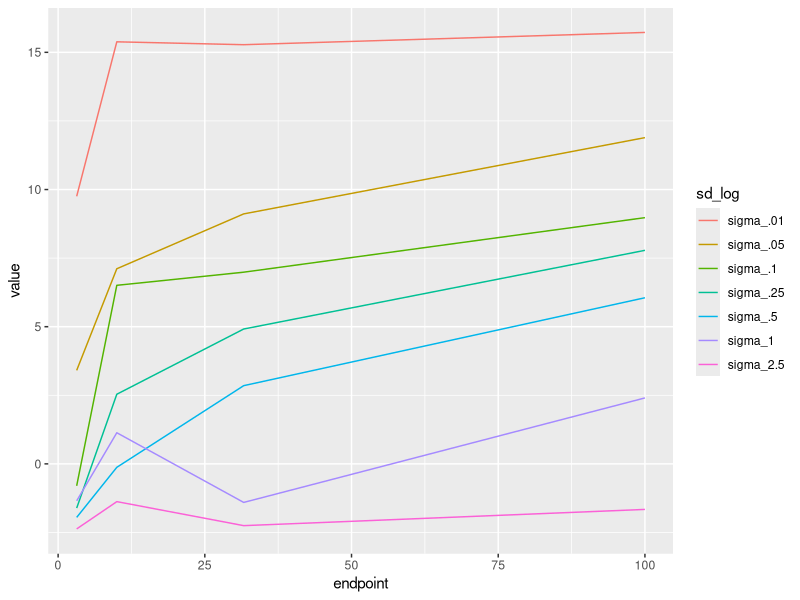

Source code (R):
library(tidyverse)
require(reshape2)

# To generate noisy data, we use a 1D power law model 
#with alpha = 1.5, xbar = 1, mu = .1, and rho = 10

powerfunction <- function(x){(gamma(2.5)/(2*pi))*sin(pi*1.5/2)*x^-2.5}
expfunction <- function(x){exp(-x)/(4*10*.1*1 + 1)}

num_sigma <- 8 # number of distinct noise strengths considered.  We want to see how differences in model log likelihoods vary with the amount of noise
index_to_sigma <- data.frame(1, num_sigma)   # relates integer index to noise in subset of data
Num_trials = 10
num_distance_points <- 3 # number of distinct spatial points in sample
num_point_spreads <- 4   # points are spread evenly across log distances.  
# each increment increases the point spread by half an order of magnitude, 10^.5
starting_point <- 1
# all sets of points start at starting_point
for(i in 1:num_sigma){       # defines index to sigma
if(i == 1){index_to_sigma[1, i] = 0} # dummy entry - this column has distance axis
if(i == 2){index_to_sigma[1, i] = .01}
if(i == 3){index_to_sigma[1, i] = .05}
if(i == 4){index_to_sigma[1, i] = .1}
if(i == 5){index_to_sigma[1, i] = .25}
if(i == 6){index_to_sigma[1, i] = .5}
if(i == 7){index_to_sigma[1, i] = 1}
if(i == 8){index_to_sigma[1, i] = 2.5}
if(i > 8){index_to_sigma[1, i] = 5}
}
power_law_model_linear_input  <- function(x, xbar, rho, mu, alpha) {(gamma(abs(alpha) + 1)/(2*pi))*sin(pi*abs(alpha)/2)*((x/abs(xbar))^(-abs(alpha) -1))/abs(xbar*rho*mu)}
exponential_model_linear_input  <- function(x, xbar, rho, mu){exp(-x/abs(xbar))/(4*abs(rho*mu*xbar) + 1)}

power_law_model_log_input  <- function(logx, xbar, rho, mu, alpha) {(gamma(abs(alpha) + 1)/(2*pi))*sin(pi*abs(alpha)/2)*((exp(logx)/abs(xbar))^(-abs(alpha) -1))/abs(xbar*rho*mu)}
exponential_model_log_input  <- function(logx, xbar, rho, mu){exp(-exp(logx)/abs(xbar))/(4*abs(rho*mu*xbar) + 1)}
relative_log_likelihood_log_spread_avg <- data.frame(num_point_spreads, num_sigma)
relative_log_likelihood_log_spread_SD <- data.frame(num_point_spreads, num_sigma)
for(i in 1:num_sigma){ for(j in 1:num_point_spreads){relative_log_likelihood_log_spread_avg[j, i] <- 0 }}
# we want to see how the difference in log likelihood between the models varies with the noise in the data and the spread between a fixed number of points.
 # We can average over many different random samples to get a sense of expected discrepancy betweeen model fits

someData <- rep(0, num_point_spreads*num_sigma*Num_trials);  
relative_log_likelihood_log_spread_ARRAY <- array(someData, c(num_point_spreads, num_sigma, Num_trials));  



for(Q in 1: Num_trials){
    relative_log_likelihood_log_spread <- data.frame(num_point_spreads, num_sigma)
     for( g in 1:num_point_spreads){ 
       
       relative_log_likelihood_log_spread[g, 1] <- starting_point*exp((g)*.5*log(10))  # this column contains the end point
       power_func_w_noise_log_spread <- data.frame( num_distance_points, num_sigma)
       for(i in 2:num_sigma){ for(j in 1:num_distance_points){
       power_func_w_noise_log_spread[j, 1] <- j # this column just contains log distance
        sigma_var <- index_to_sigma[1,i]
          power_func_w_noise_log_spread[j, i] <- rlnorm(1, meanlog = log(powerfunction(starting_point*exp((g/num_distance_points)*j*.5*log(10)) )) - sigma_var^2/2, sdlog = sigma_var) # this randomly generates noisy data at multiple distances
          }}
    for(i in 2:num_sigma){ 
     dummy_func_power <-  function( xbar, rho, mu, alpha, sigma) {sum((log(power_law_model_log_input( log(starting_point)+(g/num_distance_points)*.5*log(10)*(1:num_distance_points), xbar, rho, mu, alpha)) - (sigma^2/2) -log(power_func_w_noise_log_spread[ 1:num_distance_points, i]))^2/(2*( sigma^2)) + log((2*pi)^.5*abs(sigma)*power_func_w_noise_log_spread[ 1:num_distance_points, i])   ) }
     dummy_func_exponential <-  function( xbar, rho, mu, sigma) {sum((log(exponential_model_log_input( log(starting_point)+(g/num_distance_points)*.5*log(10)*(1:num_distance_points), xbar, rho, mu)) -log(power_func_w_noise_log_spread[ 1:num_distance_points, i]))^2/(2*( sigma^2)) + log((2*pi)^.5*abs(sigma)*power_func_w_noise_log_spread[ 1:num_distance_points, i])   ) }
     dummy_func_power_par <- function(par){ dummy_func_power(par[1], par[2], par[3], par[4],  par[5]) }
     dummy_func_power_par_unconstrained <- function(par) { dummy_func_power(par[1], par[2], par[3], 2/(1 + exp(par[4])), par[5]) }
     # we've reparameterized, replacing alpha with 2*logistic(x).  Now we can do unconstrained optimization
     dummy_func_exponential_par <- function(par){ dummy_func_exponential(par[1], par[2], par[3], par[4]) }
     
     power_log_likelihood_log_spread <- -1*optim(par =c(10, 1, 1, 1, 1), dummy_func_power_par_unconstrained )$value  
     power_AIC_log_spread <-  2*5 -  2*power_log_likelihood_log_spread  
     exponential_log_likelihood_log_spread <- -1*optim(par =c(10, 1, 1, 1), dummy_func_exponential_par )$value
     exponential_AIC_log_spread <-  2*4 -  2*exponential_log_likelihood_log_spread  
     
     relative_log_likelihood_log_spread[g, i] <-  (exponential_AIC_log_spread - power_AIC_log_spread)/2 
      relative_log_likelihood_log_spread_ARRAY[g, i, Q] <- relative_log_likelihood_log_spread[g, i]
      }}

    relative_log_likelihood_log_spread_avg <- relative_log_likelihood_log_spread_avg +  relative_log_likelihood_log_spread/Num_trials
    

}

for( g in 1:num_point_spreads){ for(i in 2:num_sigma){ 
relative_log_likelihood_log_spread_SD[g, 1] <-  starting_point*exp((g)*.5*log(10))
relative_log_likelihood_log_spread_SD[g, i] <- sd(relative_log_likelihood_log_spread_ARRAY[g, i, ])

  }}

names(relative_log_likelihood_log_spread_avg)[1] <- "endpoint"
names(relative_log_likelihood_log_spread_avg)[2] <- "sigma_.01"
names(relative_log_likelihood_log_spread_avg)[3] <- "sigma_.05"
names(relative_log_likelihood_log_spread_avg)[4] <- "sigma_.1"
names(relative_log_likelihood_log_spread_avg)[5] <- "sigma_.25"
names(relative_log_likelihood_log_spread_avg)[6] <- "sigma_.5"
names(relative_log_likelihood_log_spread_avg)[7] <- "sigma_1"
names(relative_log_likelihood_log_spread_avg)[8] <- "sigma_2.5"


names(relative_log_likelihood_log_spread_SD)[1] <- "endpoint"
names(relative_log_likelihood_log_spread_SD)[2] <- "sigma_.01_error"
names(relative_log_likelihood_log_spread_SD)[3] <- "sigma_.05_error"
names(relative_log_likelihood_log_spread_SD)[4] <- "sigma_.1_error"
names(relative_log_likelihood_log_spread_SD)[5] <- "sigma_.25_error"
names(relative_log_likelihood_log_spread_SD)[6] <- "sigma_.5_error"
names(relative_log_likelihood_log_spread_SD)[7] <- "sigma_1_error"
names(relative_log_likelihood_log_spread_SD)[8] <- "sigma_2.5_error"




relative_log_likelihood_log_spread_Total <- merge(relative_log_likelihood_log_spread_avg, relative_log_likelihood_log_spread_SD[, -1 ])

df <- melt(relative_log_likelihood_log_spread_avg,  id.vars = 'endpoint', variable.name = 'sd_log')

string_title <- paste("Rel. Log Likelihood, starting point =", starting_point, ", sample size =", num_distance_points, "points (log spacing)")

p <- ggplot() + geom_line(data=df, aes(x = endpoint, y = value, color = sd_log)) 
print(p)

